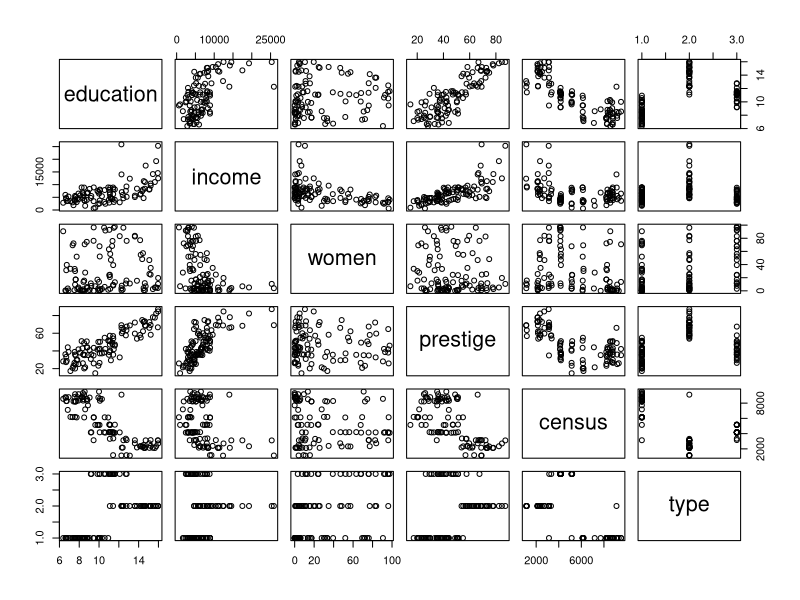
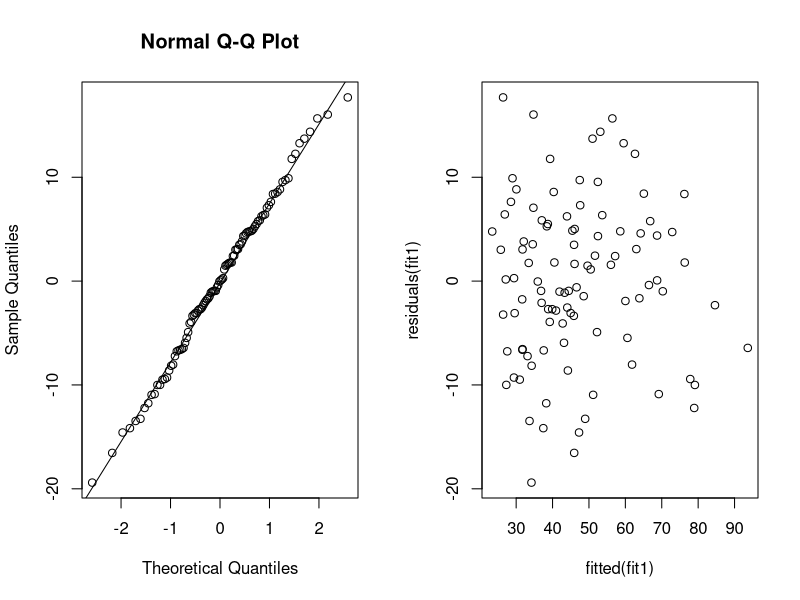
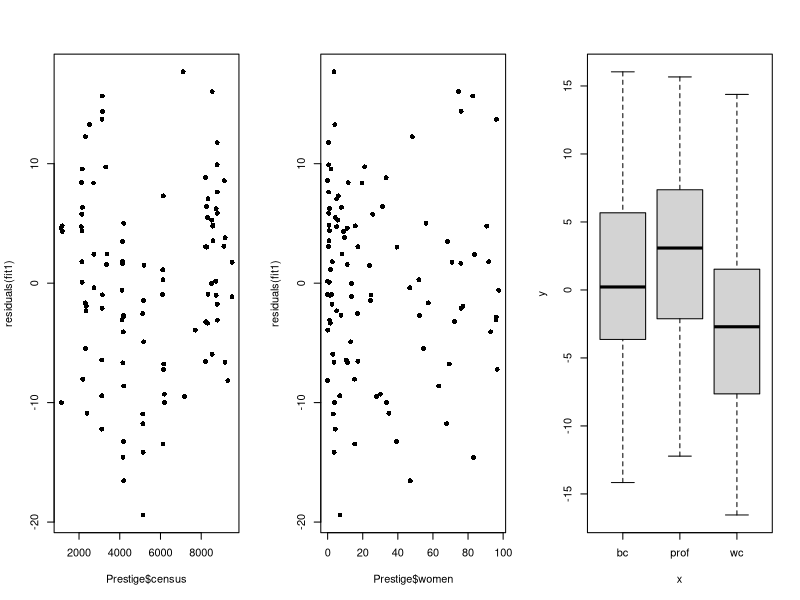

Write the R code that produced these figures, in order. (Note: this script raises an error after producing the figures.)
## ---- chunk 1
knitr::opts_chunk$set(echo = TRUE)
## ---- chunk 2
data(Prestige, package = "carData")
# help(Prestige, package = "carData")
# Prestige <- read.table("prestige.csv", sep =",")
plot(Prestige)
head(Prestige)
## ---- chunk 3
fit1 <- lm(prestige ~ education+income, data = Prestige)
## ---- chunk 4
summary(fit1)
# par(mfrow=c(2,2)); plot(fit1)
par(mfrow=c(1,2))
qqnorm(residuals(fit1)); qqline(residuals(fit1))
plot(fitted(fit1), residuals(fit1))
## ---- chunk 5
par(mfrow=c(1,3),pch=16)
plot(Prestige$census, residuals(fit1))
plot(Prestige$women, residuals(fit1))
plot(Prestige$type, residuals(fit1))
## ---- chunk 6
## rewrite the dataset to only include complete information 
Prestige <- Prestige[!is.na(Prestige$type),]
# what is type 
class(Prestige$type)
table(Prestige$type)
fit_wthtype$coefficients
cmod <- signif(fit_wthtype$coefficients,2)
## ---- chunk 7
head(model.matrix(fit_wthtype))
colSums(model.matrix(fit_wthtype))[4:5]
## ---- chunk 8
par(mfrow=c(1,2))
plot(prestige~education, data=Prestige[!is.na(Prestige$type),], 
     pch=16+ifelse(Prestige$type == "prof",1,0)+ifelse(Prestige$type == "wc",2,0), 
     col=1+ifelse(Prestige$type == "prof",1,0)+ifelse(Prestige$type == "wc",3,0))
#### add the three lines evaluated at mean income
nd <- data.frame(education = rep(seq(min(Prestige$education),max(Prestige$education), 
                                     length.out=40), times=3), 
                 income = rep(mean(Prestige$income), 40*3),
                 type = rep(levels(Prestige$type), each=40))
lines(nd$education[nd$type == "bc"], predict(fit_wthtype,nd[nd$type == "bc",]))
lines(nd$education[nd$type == "prof"], predict(fit_wthtype,nd[nd$type == "prof",]),col=2)
lines(nd$education[nd$type == "wc"], predict(fit_wthtype,nd[nd$type == "wc",]),col=4)
legend("topleft", col = c(1,2,4), pch = c(16,17,18), bty = "n", 
       legend = c("type = bc", "type = prof","type = wc"))
plot(prestige~income, data=Prestige[!is.na(Prestige$type),], 
     pch=16+ifelse(Prestige$type == "prof",1,0)+ifelse(Prestige$type == "wc",2,0), 
     col=1+ifelse(Prestige$type == "prof",1,0)+ifelse(Prestige$type == "wc",3,0))
#### add the three lines evaluated at mean income
nd <- data.frame(education = rep(mean(Prestige$education), 40*3),
                 income = rep(seq(min(Prestige$income),max(Prestige$income), 
                                     length.out=40), times=3), 
                 type = rep(levels(Prestige$type), each=40))
lines(nd$income[nd$type == "bc"], predict(fit_wthtype,nd[nd$type == "bc",]))
lines(nd$income[nd$type == "prof"], predict(fit_wthtype,nd[nd$type == "prof",]),col=2)
lines(nd$income[nd$type == "wc"], predict(fit_wthtype,nd[nd$type == "wc",]),col=4)
## ---- chunk 9
class(Prestige$type)
table(Prestige$type)
levels(Prestige$type)
Prestige$newtype <- factor(Prestige$type, levels = c("prof","wc","bc"))
table(Prestige$newtype)
## ---- chunk 10
fit_newlevels <- lm(prestige ~ education + income + newtype, data = Prestige)
fit_newlevels$coefficients
## ---- chunk 11
fit_newlevels$coefficients
fit_wthtype$coefficients
nd <- data.frame(education = rep(mean(Prestige$education),3),
                 income = rep(mean(Prestige$income),3),
                 type = c("bc","prof","wc"),
                 newtype = c("bc","prof","wc"))
predict(fit_wthtype, nd)
predict(fit_newlevels, nd)
## ---- chunk 12
head(model.matrix(fit_wthtype))
head(model.matrix(fit_newlevels))
